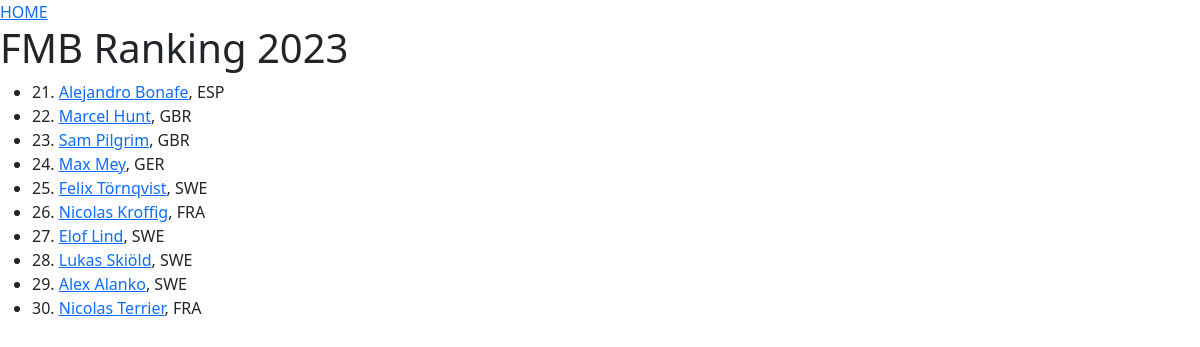
The app's page /ranking/3 with its own data.
### wiki/models.py (models this page shows, shortened)
class Rider(models.Model):
    name = models.CharField(max_length=150, blank=True)
    slug = models.SlugField(max_length=150, default='event_name')
    nationality = models.CharField(max_length=50, blank=True)
    birth = models.DateField(null=True, blank=True)
    sex = models.CharField(max_length=20, default='Unknown', blank=True)
    description = models.TextField(blank=True)
    sponsors = models.ManyToManyField(Sponsor)
    photo = models.CharField(max_length=255, blank=True)
    instagram = models.CharField(max_length=255, blank=True)
    active = models.BooleanField(default=False)
    rank = models.IntegerField(default=0, null=True)
    points = models.IntegerField(default=0)
    events = models.ManyToManyField('Event', through='Participation')

### wiki/views.py (the view)
# urls.py: path('ranking/<int:page_idx>', views.ranking, name='ranking')
def ranking(request, page_idx):
    start_idx = (page_idx - 1) * 10
    last_idx = start_idx + 10
    riders = Rider.objects.filter(active=True).filter(rank__gt=0).order_by('rank')[start_idx:last_idx]
    return render(request, 'wiki/ranking.html', {'riders': riders})

### wiki/templates/wiki/ranking.html (shortened to what this page needs)
<!DOCTYPE html>
<html lang="en">
<head>
    <link href="https://cdn.jsdelivr.net/npm/bootstrap@5.2.3/dist/css/bootstrap.min.css" rel="stylesheet">
</head>
<body>
    <a href="{% url 'wiki:index'%}">HOME</a>
    <h1>FMB Ranking 2023</h1>
    <ul>
    {% for rider in riders %}
        <li>{{rider.rank}}. <a href="{% url 'wiki:rider' rider.id rider.slug %}">{{rider.name}}</a>, {{rider.nationality}}</li>
    {% endfor %}
    </ul>
</body>
</html>

### records on screen
Rider: rank "21", name "Alejandro Bonafe", nationality "ESP"
Rider: rank "22", name "Marcel Hunt", nationality "GBR"
Rider: rank "23", name "Sam Pilgrim", nationality "GBR"
Rider: rank "24", name "Max Mey", nationality "GER"
Rider: rank "25", name "Felix Törnqvist", nationality "SWE"
Rider: rank "26", name "Nicolas Kroffig", nationality "FRA"
Rider: rank "27", name "Elof Lind", nationality "SWE"
Rider: rank "28", name "Lukas Skiöld", nationality "SWE"
Rider: rank "29", name "Alex Alanko", nationality "SWE"
Rider: rank "30", name "Nicolas Terrier", nationality "FRA"
